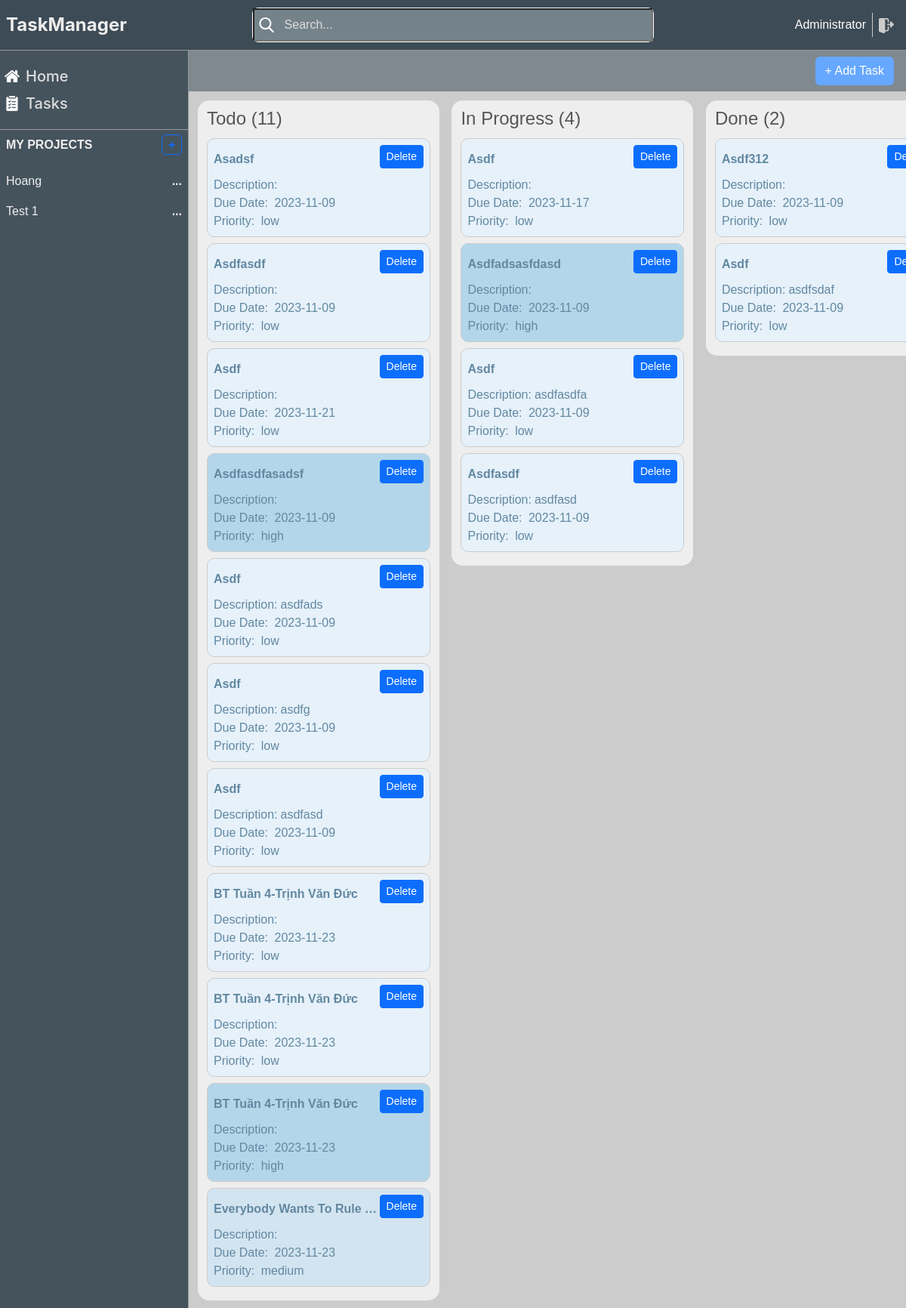
Page /tasks/ (signed in) on the committed database.
### task_management/models.py (models this page shows, shortened)
class User(db.Model, UserMixin):
    __tablename__ = 'user'
    id = db.Column(db.Integer, primary_key=True)
    name = db.Column(db.String(100))
    username = db.Column(db.String(100), nullable=False)
    password_hashed = db.Column(db.String(100), nullable=False)
    active = db.Column(db.Boolean, default=True)
    phone = db.Column(db.String(100))
    email = db.Column(db.String(100))
    created_at = db.Column(db.DateTime, default=db.func.current_timestamp())
    updated_at = db.Column(db.DateTime, default=db.func.current_timestamp())
    create_uid = db.Column(db.Integer, default=0)
    write_uid = db.Column(db.Integer, default=0)
    is_admin = db.Column(db.Boolean, default=False)
    db.UniqueConstraint(username, email)
    @property  # Decorator này dùng để tạo ra một thuộc tính giả
    def password(self):
        if self.password_hashed is not None:
            return None
        return self.password

class Project(db.Model):
    __tablename__ = 'project'
    id = db.Column(db.Integer, primary_key=True)
    name = db.Column(db.String(255))
    description = db.Column(db.Text)
    status = db.Column(db.String(100))
    active = db.Column(db.Boolean, default=True)
    sequence = db.Column(db.Integer)
    manager_id = db.Column(db.Integer, db.ForeignKey('user.id'))
    date_start = db.Column(db.Date)
    date_end = db.Column(db.Date)
    created_at = db.Column(db.DateTime, default=db.func.current_timestamp())
    updated_at = db.Column(db.DateTime, default=db.func.current_timestamp())
    create_uid = db.Column(db.Integer, default=0)
    write_uid = db.Column(db.Integer, default=0)
    tasks = db.relationship('Task', backref='project')
    progress = db.Column(db.Float)

@dataclass
class Task(db.Model):
    __tablename__ = 'task'
    id: int
    name: str
    description: str
    id = db.Column(db.Integer, primary_key=True)
    project_id = db.Column(db.Integer, db.ForeignKey('project.id'))
    user_id = db.Column(db.Integer, db.ForeignKey('user.id'))
    status = db.Column(db.String(100))
    name = db.Column(db.String(255))
    description = db.Column(db.Text)
    active = db.Column(db.Boolean, default=True)
    priority = db.Column(db.Integer)
    sequence = db.Column(db.Integer)
    date_start = db.Column(db.Date)
    date_end = db.Column(db.Date)
    created_at = db.Column(db.DateTime, default=db.func.current_timestamp())
    updated_at = db.Column(db.DateTime, default=db.func.current_timestamp())

### task_management/task/views.py (the view)
@task_blueprint.route('/')
@login_required
def tasks():
    session.pop('active_task_id', None)
    session.pop('mode', None)
    session.pop('active_project_id', None)
    all_task = Task.query.filter(Task.user_id == current_user.id).all()
    task_list = get_task_list(all_task)
    return index(task_list=task_list)

### task_management/models.py (called while the page is built)
@login_manager.user_loader
def load_user(user_id):
    return User.query.get(int(user_id))

### task_management/routes.py (called while the page is built)
def login_required(f):
    @wraps(f)
    def decorated_function(*args, **kwargs):
        if not current_user.is_authenticated:
            return redirect(url_for('login'))
        return f(*args, **kwargs)
    return decorated_function

@app.route('/home')
@login_required
def index(project_id=None, task_list=None, task_id=None):
    projects = Project.query.filter(Project.manager_id == current_user.id).all()
    mode = session.get('mode', '')
    if session.get('active_project_id'):
        project_id = Project.query.get(session.get('active_project_id'))
    return render_template('index.html',
                           projects=projects,
                           mode=mode,
                           active_project_id=project_id,
                           task_id=task_id,
                           task_list=task_list)

### task_management/task/views.py (called while the page is built)
def get_task_list(tasks):
    task_list = {
        'todo': [task for task in tasks if task.status == 'todo'],
        'in-progress': [task for task in tasks if task.status == 'in-progress'],
        'done': [task for task in tasks if task.status == 'done']
    }
    return task_list

### task_management/templates/index.html (shortened to what this page needs)
<!DOCTYPE html>
<html lang="en">
<head>
    <link rel="stylesheet" href="https://cdn.jsdelivr.net/npm/bootstrap@5.2.3/dist/css/bootstrap.min.css"
>
    <link href="{{ url_for('static', filename='css/styles.css') }}" rel="stylesheet" type="text/css">
    <link href="{{ url_for('static', filename='css/default.css') }}" rel="stylesheet" type="text/css">
</head>
<body style="height: 100vh;max-height: 100%">
<div style="background: white" class="d-flex flex-column h-100">
    {% include 'header.html' %}
    <div class="d-flex" style="flex: 1;overflow: hidden">
        {% include 'sidebar.html' %}
        {% include 'content.html' %}
    </div>
</div>
</body>
</html>

### task_management/templates/header.html (shortened to what this page needs)
<div class="header"
     style="width: 100%">
    <div class="header-icon">
        <a href="/">
            TaskManager
        </a>
    </div>
    <div class="search-bar" id="searchBar">
        <input name="searchbar" id="searchInput"
               class="search-input"
               type="text"
               name=""
               placeholder="Search...">
    </div>
    <div class="User d-flex justify-content-end align-items-center" style="flex: 1">
        <span style="margin-left: 10px" style="color: #ccc">
          <a style="color: white" href="/users/{{ current_user.id }}">
                        {{ current_user.name }}
          </a>
        </span>
        <a href="{{ url_for('logout') }}" class="logout">
        </a>
    </div>
</div>

### task_management/templates/sidebar.html (shortened to what this page needs)
<div class="sidebar box-shadow">
    <div class="sidebar-list"
         style="border-bottom: 1px solid #999">
        <div class="sidebar-item">
            <span>
                Home
            </span>
        </div>
        <a href="{{ url_for('tasks.tasks') }}">
            <div class="sidebar-item">
                <span>
                    Tasks
                </span>
            </div>
        </a>
    </div>
    <div class="sidebar-content">
        <div id="my-projects" class="sidebar-header">
            <span>my projects</span>
            <a href="{{ url_for('projects.new_project') }}">
                <span class="add-project border border-primary py-1 px-2 rounded-2">
                </span>
            </a>
        </div>
        <div class="project-list">
            {% for project in projects %}
                {% if project.id == session.active_project_id %}
                    <div class="project-item active"
                         onclick="window.location.href='{{ url_for('projects.project_by_id', project_id=project.id) }}'">
                        <p>{{ project.name }}</p>
                        <span>
                            <button class="btn btn-primary btn-sm" onclick="event.stopPropagation(); window.location.href='/projects/delete/{{ project.id }}'">
                                Delete
                            </button>
                        </span>
                    </div>
                {% else %}
                    <div class="project-item"
                         onclick="window.location.href='{{ url_for('projects.project_by_id', project_id=project.id) }}'">
                        <p>{{ project.name }}</p>
                        <span>...</span>
                    </div>
                {% endif %}
            {% endfor %}
        </div>
    </div>
</div>

### task_management/templates/content.html (shortened to what this page needs)
<div class="content" id="content-window">
    {% if task_id != None %}
        <div class="content-header">
            <h2>{{ task_id.name }}</h2>
        </div>
        <div class="content-container">
            <div class="content-option">
                {% if mode != 'edit' %}
                    <button class="btn btn-primary" onclick="editTask({{ task_id.id }})">
                        Edit Task
                    </button>
                {% else %}
                    <div class="m-1">
                        <button class="btn btn-primary" type="submit" onclick="saveTask({{ task_id.id }})">
                            Save Task
                        </button>
                        <button class="btn btn-danger" onclick="window.location.href='/tasks/{{ task_id.id }}'">
                            Cancel
                        </button>
                    </div>
                {% endif %}
                <div>
                    <button id="todo"
                            class="btn {% if task_id.status == 'todo' %} btn-primary {% else %}btn-secondary {% endif %}"
                            onclick="updateTaskStatus('{{ task_id.id }}', 'todo')">
                        To Do
                    </button>
                    <button id="in-progress"
                            class="btn {% if task_id.status == 'in-progress' %} btn-primary {% else %}btn-secondary {% endif %}"
                            onclick="updateTaskStatus('{{ task_id.id }}', 'in-progress')">
                        In Progress
                    </button>
                    <button id="done"
                            class="btn {% if task_id.status == 'done' %} btn-primary {% else %}btn-secondary {% endif %}"
                            onclick="updateTaskStatus('{{ task_id.id }}', 'done')">
                        Done
                    </button>
                </div>
            </div>
            <div class="content-task">
                <div>
                    <div class="content-task-line">
                        <label for="name">Task Name:</label>
                        <input type="text" id="name" name="name" value="{{ task_id.name }}" {% if mode != 'edit' %}
                               disabled {% endif %}/>
                    </div>
                    <div class="content-task-line">
                        <label for="active">Active:</label>
                        <input type="checkbox" id="active" name="active" {% if task_id.active %}
                               checked {% endif %} {% if mode != 'edit' %} disabled {% endif %}/>
                    </div>
                    <div class="content-task-line">
                        <label for="priority">Priority:</label>
                        <select id="priority" name="priority" {% if mode != 'edit' %} disabled {% endif %}>
                            <option value="low" {% if task_id.priority == 'low' %} selected {% endif %}>Low</option>
                            <option value="medium" {% if task_id.priority == 'medium' %} selected {% endif %}>Medium
                            </option>
                            <option value="high" {% if task_id.priority == 'high' %} selected {% endif %}>High</option>
                        </select>
                    </div>
                </div>
                <div>
                    <div class="content-task-line">
                        <label for="project_id">Project:</label>
                        <select id="project_id" name="project_id" {% if mode != 'edit' %} disabled {% endif %}>
                            {% for project in projects %}
                                <option value="{{ project.id }}" {% if task_id.project_id == project.id %} selected
                                {% endif %}>{{ project.name }}</option>
                            {% endfor %}
                        </select>
                    </div>
                    <div class="content-task-line">
                        <label for="status">Status:</label>
                        <select id="status" name="status" {% if mode != 'edit' %} disabled {% endif %}>
                            <option value="todo" {% if task_id.status == 'todo' %} selected {% endif %}>To Do</option>
                            <option value="in-progress" {% if task_id.status == 'in-progress' %} selected {% endif %}>
                                In Progress
                            </option>
                            <option value="done" {% if task_id.status == 'done' %} selected {% endif %}>Done</option>
                        </select>
                    </div>
                    <div class="content-task-line">
                        <label for="date_start">Start Date:</label>
                        <input type="date" id="date_start" name="date_start" value="{{ task_id.date_start }}"
                                {% if mode != 'edit' %} disabled {% endif %}/>
                    </div>
                    <div class="content-task-line">
                        <label for="date_end">Due Date:</label>
                        <input type="date" id="date_end" name="date_end" value="{{ task_id.date_end }}"
                                {% if mode != 'edit' %} disabled {% endif %}/>
                    </div>
                </div>
            </div>
            <div class="content-desc" id="description" contenteditable="{{ mode == 'edit' }}">
                <strong>Description:</strong>
                <span>{{ task_id.description or 'Description' }}</span>
            </div>
        </div>
    {% elif task_list != None %}
        <div class="content-header">
            <button class="btn" onclick="window.location.href='/tasks/new'">
                + Add Task
            </button>
        </div>
        <div class="project">
            {% for state, tasks in task_list.items() %}
                <div class="project-col">
                    <div class="project-header">
                        <h4 class="{{ state }} task-length">{{ state.replace('-', ' ') }} ({{ tasks|length }})</h4>
                    </div>
                    <div id="{{ state }}" class="project-detail">
                        {% for task in tasks %}
                            <div onclick="window.location.href='/tasks/{{ task.id }}'"
                                 class="task {% if task.priority == 'high' %} task-high{% elif task.priority == 'medium' %}task-med {% else %}task-low {% endif %}"
                                 id="{{ task.id }}">
                                <div class="d-flex justify-content-between align-items-center">
                                    <p>
                                        {{ task.name }}
                                    </p>
                                    <a class="stopPropagation btn btn-primary btn-sm" style="margin-bottom: 10px"
                                       href="/tasks/delete/{{ task.id }}">
                                        Delete
                                    </a>
                                </div>
                                <div>
                                    <span>Description:</span>{{ task.description or '' }}
                                </div>
                                <div>
                                    <span>Due Date:</span> {{ task.date_end }}
                                </div>
                                <div>
                                    <span>Priority:</span> {{ task.priority }}
                                </div>
                            </div>
                        {% endfor %}
                    </div>
                </div>
            {% endfor %}
        </div>
    {% else %}
        <h3 class="font-inter p-2">
            No active project
        </h3>
    {% endif %}
</div>

### task_management/static/css/styles.css (style rules this page uses)
body { font-family: Arial, sans-serif; background-color: #dedede; margin: 0; padding: 0; }
a { text-decoration: none; color: black; }

### task_management/static/css/default.css (style rules this page uses)
:root { --sidebar-width: 250px; --header-height: 67px; }
* { box-sizing: border-box; }
.box-shadow { box-shadow: rgba(0, 0, 0, 0.1) 0 0 12px; }
.header { display: flex; align-items: center; justify-content: center; padding: 0 8px; background-color: #3d4b56; border-bottom: 1px solid #999; height: 67px; }
.sidebar { background-color: #45535d; width: var(--sidebar-width); height: 100%; border-right: 1px #999 solid; }
.sidebar-list { display: flex; flex-direction: column; padding: 16px 0; }
.project-list { display: flex; flex-direction: column; padding: 8px 0; }
.content { display: flex; flex-direction: column; background-color: #ccc; max-width: calc(100vw - var(--sidebar-width)); width: 100%; }
.project { background-color: #ccc; white-space: nowrap; position: relative; flex: 1; padding: 12px 12px 32px; overflow-y: hidden; overflow-x: auto; }

### rows in the picture
User: name "Administrator"
Project: name "Hoang"
Project: name "Test 1"
Task: name "Asadsf", date_end "2023-11-09", priority "low"
Task: name "Asdfasdf", date_end "2023-11-09", priority "low"
Task: name "Asdf", date_end "2023-11-21", priority "low"
Task: name "Asdfasdfasadsf", date_end "2023-11-09", priority "high"
Task: name "Asdf", description "asdfads", date_end "2023-11-09", priority "low"
Task: name "Asdf", description "asdfg", date_end "2023-11-09", priority "low"
Task: name "Asdf", description "asdfasd", date_end "2023-11-09", priority "low"
Task: name "BT Tuần 4-Trịnh Văn Đức", date_end "2023-11-23", priority "low"
Task: name "BT Tuần 4-Trịnh Văn Đức", date_end "2023-11-23", priority "low"
Task: name "BT Tuần 4-Trịnh Văn Đức", date_end "2023-11-23", priority "high"
Task: name "Everybody Wants To Rule…", date_end "2023-11-23", priority "medium"
Task: name "Asdf", date_end "2023-11-17", priority "low"
Task: name "Asdfadsasfdasd", date_end "2023-11-09", priority "high"
Task: name "Asdf", description "asdfasdfa", date_end "2023-11-09", priority "low"
Task: name "Asdfasdf", description "asdfasd", date_end "2023-11-09", priority "low"
Task: name "Asdf312", date_end "2023-11-09", priority "low"
Task: name "Asdf", description "asdfsdaf", date_end "2023-11-09", priority "low"

### other values in the picture
{{ state.replace('-', ' ') }} "Todo" "In Progress" "Done"
{{ tasks|length }} "11" "4" "2"
